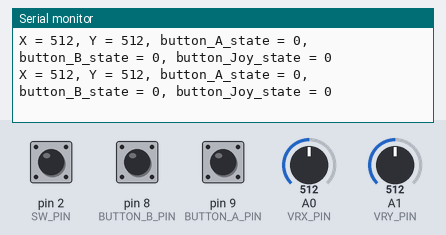
A sketch run on a simulated Arduino Uno, built with avr-gcc and run on an emulated ATmega328P. Shown: the last lines printed to the serial monitor. Inputs (shaded band) come from the test bench; at power-on: A0 (VRX_PIN) = 512, A1 (VRY_PIN) = 512, pin 2 (SW_PIN) HIGH, pin 8 (BUTTON_B_PIN) HIGH, pin 9 (BUTTON_A_PIN) HIGH.

Above: at 1.2 s.
1.3 s: A0 (VRX_PIN) set to 110
At 1.48 s:
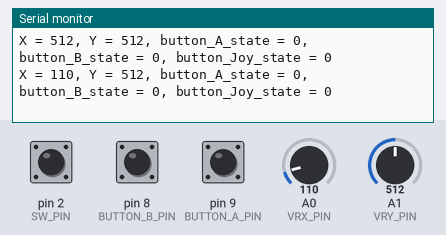
4.3 s: A0 (VRX_PIN) set to 92
At 4.31 s:
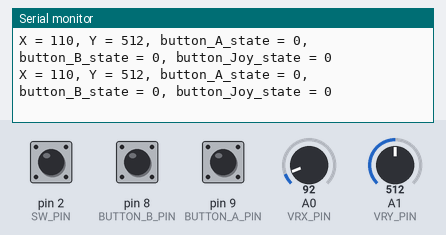
7.3 s: A1 (VRY_PIN) set to 107
At 7.35 s:
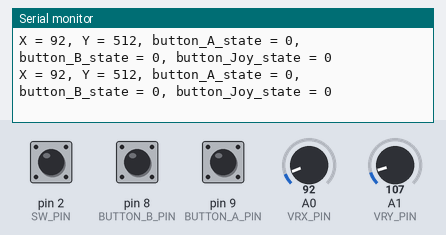
8.8 s: A1 (VRY_PIN) set to 95
At 8.83 s:
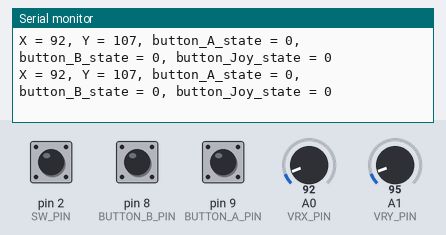
Timing chart, 0 to 11.8 s (numbered marks = the images above; inputs shaded):
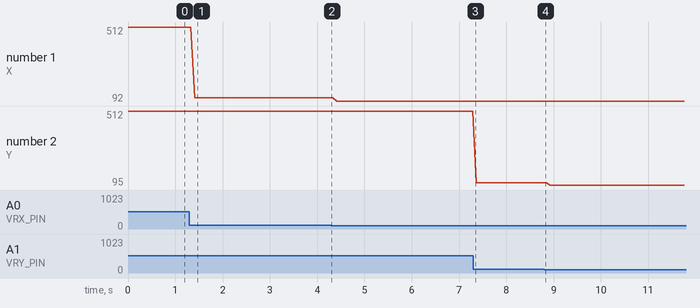

The sketch:

arduino_code.ino
```cpp
#include <ezButton.h>

#define VRX_PIN  A0 // Arduino pin connected to VRX pin
#define VRY_PIN  A1 // Arduino pin connected to VRY pin
#define SW_PIN   2  // Arduino pin connected to SW  pin

#define BUTTON_A_PIN 9
#define BUTTON_B_PIN 8

//buttons
ezButton button(SW_PIN);

int xValue = 0; // To store value of the X axis
int yValue = 0; // To store value of the Y axis
int bValue = 0; // To store value of the button

void setup() {
  Serial.begin(9600) ;
  button.setDebounceTime(1); // set debounce time to 50 milliseconds
  //seupp button pins
  pinMode(BUTTON_A_PIN, INPUT_PULLUP);
  pinMode(BUTTON_B_PIN, INPUT_PULLUP);
}

void loop() {
  button.loop(); // MUST call the loop() function first

  // read analog X and Y analog values
  xValue = analogRead(VRX_PIN);
  yValue = analogRead(VRY_PIN);

  // Read the button value
  bValue = button.getState();

  // print data to Serial Monitor on Arduino IDE
  Serial.print("X = ");
  Serial.print(xValue);
  Serial.print(", Y = ");
  Serial.print(yValue);
  Serial.print(", button_A_state = ");
  Serial.print(isButtonPressed(BUTTON_A_PIN));
  Serial.print(", button_B_state = ");
  Serial.print(isButtonPressed(BUTTON_B_PIN));
  Serial.print(", button_Joy_state = ");
  Serial.print(!bValue);
  Serial.println("");
}

bool isButtonPressed(int pin){
  return digitalRead(pin) == LOW;
}
```

Measured:
- after the input at 1.3 s, the serial monitor: prints a new line after 0.11 s (image 1)
- plotted number 1: 512 → 110 after the input at 1.3 s, 110 → 92 after the input at 4.3 s
- plotted number 2: 512 → 107 after the input at 7.3 s, 107 → 95 after the input at 8.8 s
